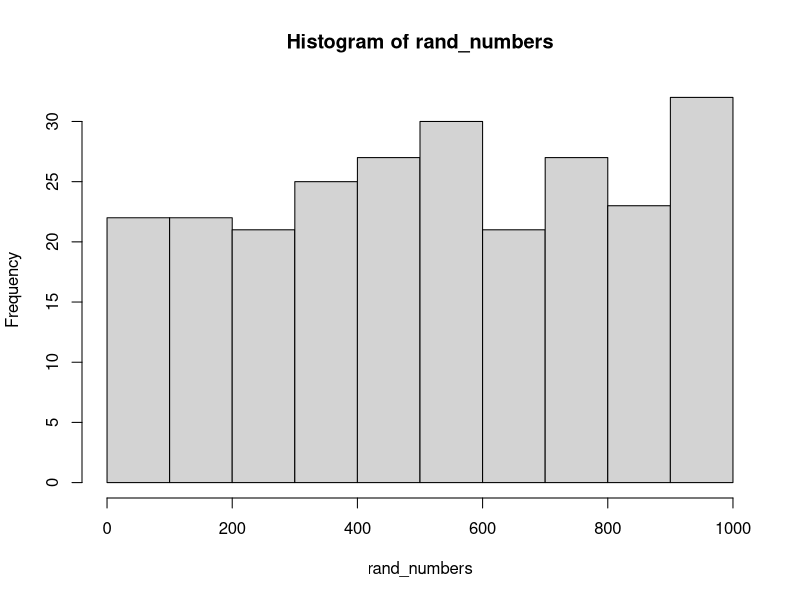

The R source for this figure:
# generating random numbers for the plot
rand_numbers <- sample(1000,250)

# generating the histogram for the set of random numbers
x_hist <- hist(rand_numbers)
x_hist